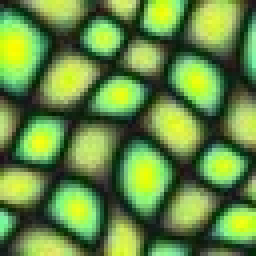
%> input picture Assignment 1/text1.jpg, 64 x 64 px (shown 4 times larger)
$ octave assignment1.m   (GNU Octave 9; MATLAB toolbox functions it lacks are replaced by stand-ins)
%> lines starting %> are read from the running program, lines starting %| are printed output that depends on the picture; in (x1, y1, x2, y2) boxes, pixels count from 0 and x2, y2 are one past the last pixel; in counts of white or black regions, pixels touching at a corner belong together; the program's own positions count from 1
%% Initialize the texture and useful values
%pkg load image;
InputText = im2double(imread('text1.jpg'));
[h, w, c] = size(InputText);
%> h = 64; w = 64; c = 3
OutputText = zeros(h, w, c);
FillingMask = zeros(h, w);
dilateElement = strel('square', 3);
seedSize = 3;
seedHalfSize = floor(seedSize/2);
patchSize = 9;

%% Get a random 3*3 patche from the sample image

x = randi([1 h-seedSize], 1);
y = randi([1 w-seedSize], 1);
RandomPatch = InputText(x:x+seedSize-1, y:y+seedSize-1, :);

%% copy the patch at the center of the outputText

OutputText(h/2-seedHalfSize:h/2+seedHalfSize, w/2-seedHalfSize:w/2+seedHalfSize, :) = RandomPatch;
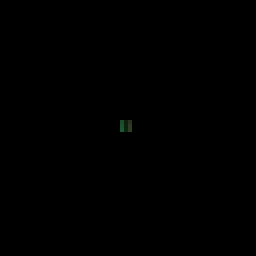
%> OutputText: size 64x64x3 double (shown 4 times larger); mean R, G, B 0.000245, 0.000486, 0.000273

FillingMask(find(OutputText(:,:,1)+OutputText(:,:,2)+OutputText(:,:,3))) = 1;
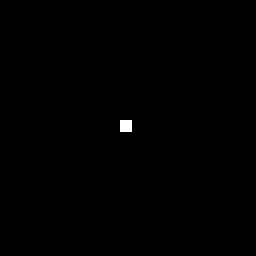
%> FillingMask: size 64x64 double (shown 4 times larger); values 0 (black) and 1 (white), 0.22% white in thin lines or dots, all inside (x1, y1, x2, y2) = (30, 30, 33, 33)
patchHalfSize = floor(patchSize/2);

% we add padding to the mask to handle borders
paddedFillingMask = padarray(FillingMask, [patchHalfSize, patchHalfSize]);
%> paddedFillingMask: size 72x72 double; values 0 (black) and 1 (white), 0.17% white in thin lines or dots, all inside (x1, y1, x2, y2) = (34, 34, 37, 37)
OutputText = padarray(OutputText, [patchHalfSize, patchHalfSize]);
%> OutputText: size 72x72x3 double
Layer = imdilate(FillingMask, dilateElement) - FillingMask;
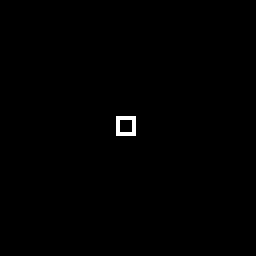
%> Layer: size 64x64 double (shown 4 times larger); values 0 (black) and 1 (white), 0.39% white in thin lines or dots, all inside (x1, y1, x2, y2) = (29, 29, 34, 34)
% Main loop
%> (the run ends here)
